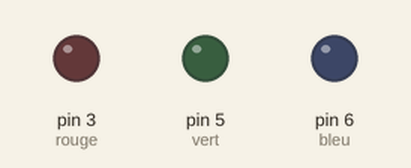
Simulated run of this sketch. Board: Arduino Uno, built with avr-gcc and run on an emulated ATmega328P. Parts: output pins drawn as LEDs (lit = HIGH).

Above: at 0.15 s.
Timing chart, 0 to 1.6 s (numbered marks = the images above):
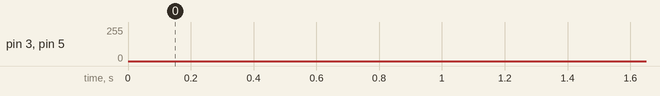

The sketch:

LedsRGB.pde
```cpp
int rouge = 3;
int vert = 5;
int bleu = 6;

long index = 0;

void setup()
{
  noInterrupts();
}

void loop()
{
  if (index <= 255)
  {
    analogWrite(rouge,255-index);
    analogWrite(vert,index);
    analogWrite(bleu,0);
  }
  else if (index <= 510) {
    analogWrite(rouge,0);
    analogWrite(vert,510-index);
    analogWrite(bleu,index-255);
  }
  else if (index <= 764) {
    analogWrite(rouge,index-510);
    analogWrite(vert,0);
    analogWrite(bleu,765-index);
  }
  index++;
  if (index >= 765) {
    index = 0;
  }
  delay(400);
}
```
